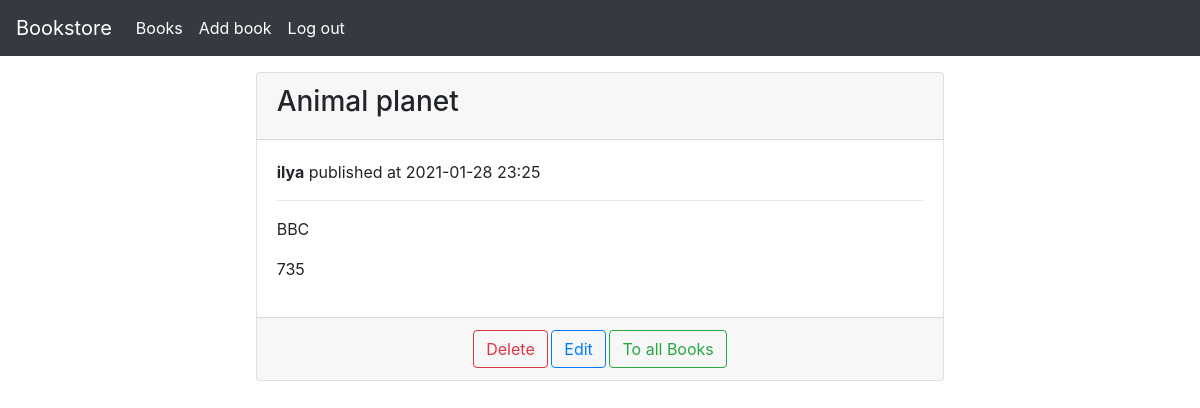
The app's page /books/1/detail (signed in) with its own data.
### app/models.py (models this page shows, shortened)
class Book(db.Model):
    id = db.Column(db.Integer, primary_key=True)
    title = db.Column(db.String(100))
    author = db.Column(db.String(100))
    pages_amount = db.Column(db.Integer)
    published =  db.Column(db.DateTime, index=True, default=datetime.now())
    user_id = db.Column(db.Integer, db.ForeignKey('user.id'))

class User(UserMixin, db.Model):
    id = db.Column(db.Integer, primary_key=True)
    username = db.Column(db.String(100), index=True, unique=True)
    email = db.Column(db.String(100), index=True, unique=True)
    password_hash = db.Column(db.String(128))
    books = db.relationship('Book', backref='owner', lazy='dynamic')

### app/routes.py (the view)
@app.route('/books/<id>/detail', methods=['GET'])
@login_required
def book_detail(id):
    book = Book.query.get_or_404(id)
    return render_template('book_detail.html', book=book)

### app/models.py (called while the page is built)
@login.user_loader
def load_user(id:int):
    return User.query.get(int(id))

### app/templates/book_detail.html (shortened to what this page needs)
{% extends 'base_card.html' %}
{% block card_header %}
    <h3>{{ book.title }}</h3>
{% endblock %}
{% block card_body %}
    <p>
        <b>{{ book.owner.username }}</b> published at {{ book.published.strftime('%Y-%m-%d %H:%M') }}
    </p> <hr>
    <p>
        {{ book.author }}
    </p>
    <p>
        {{ book.pages_amount }}
    </p>
{% endblock %}
{% block card_footer %}
<small>
    <a href="{{ url_for('book_delete', id=book.id )}}">
            <button type="submit" class="btn btn-outline-danger">Delete</button>
    </a>
    <a href="{{ url_for('book_update', id=book.id )}}">
        <button type="submit" class="btn btn-outline-primary">Edit</button>
    </a>
    <a href="{{ url_for('books_list')}}">
        <button type="submit" class="btn btn-outline-success">To all Books</button>
    </a>
</small>
{% endblock %}

### records on screen
Book: title "Animal planet", published "2021-01-28 23:25", author "BBC", pages_amount "735"
User: owner.username "ilya"
